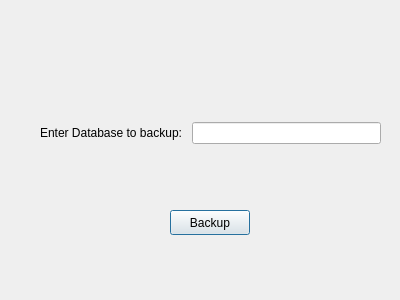
<?xml version="1.0" encoding="UTF-8"?>
<ui version="4.0">
 <class>backupDatabase</class>
 <widget class="QDialog" name="backupDatabase">
  <property name="geometry">
   <rect>
    <x>0</x>
    <y>0</y>
    <width>400</width>
    <height>300</height>
   </rect>
  </property>
  <property name="windowTitle">
   <string>Backup Database</string>
  </property>
  <widget class="QWidget" name="layoutWidget">
   <property name="geometry">
    <rect>
     <x>40</x>
     <y>120</y>
     <width>341</width>
     <height>26</height>
    </rect>
   </property>
   <layout class="QHBoxLayout" name="horizontalLayout">
    <item>
     <widget class="QLabel" name="label_dbToBackup">
      <property name="text">
       <string>Enter Database to backup: </string>
      </property>
     </widget>
    </item>
    <item>
     <widget class="QLineEdit" name="lineEdit_dbToBackup"/>
    </item>
   </layout>
  </widget>
  <widget class="QPushButton" name="pushButton_backupDB">
   <property name="geometry">
    <rect>
     <x>170</x>
     <y>210</y>
     <width>80</width>
     <height>25</height>
    </rect>
   </property>
   <property name="text">
    <string>Backup</string>
   </property>
  </widget>
 </widget>
 <resources/>
 <connections/>
</ui>
